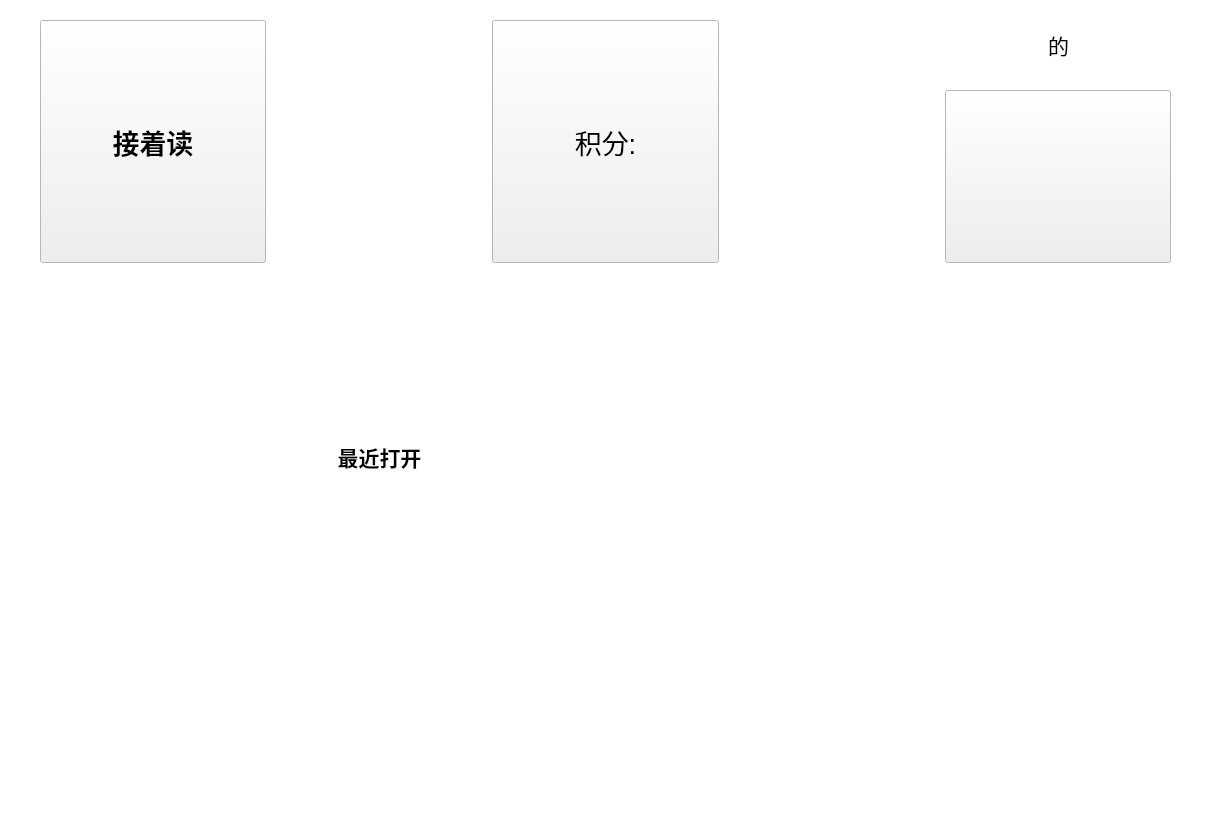
<?xml version="1.0" encoding="UTF-8"?>
<ui version="4.0">
 <class>IndexPage</class>
 <widget class="QWidget" name="IndexPage">
  <property name="geometry">
   <rect>
    <x>0</x>
    <y>0</y>
    <width>1211</width>
    <height>815</height>
   </rect>
  </property>
  <property name="windowTitle">
   <string>Form</string>
  </property>
  <layout class="QGridLayout" name="gridLayout">
   <property name="leftMargin">
    <number>0</number>
   </property>
   <property name="topMargin">
    <number>0</number>
   </property>
   <property name="rightMargin">
    <number>0</number>
   </property>
   <property name="bottomMargin">
    <number>0</number>
   </property>
   <property name="spacing">
    <number>0</number>
   </property>
   <item row="0" column="0">
    <widget class="QStackedWidget" name="index_pages">
     <property name="currentIndex">
      <number>0</number>
     </property>
     <widget class="QWidget" name="main_page">
      <property name="palette">
       <palette>
        <active>
         <colorrole role="Base">
          <brush brushstyle="SolidPattern">
           <color alpha="255">
            <red>38</red>
            <green>39</green>
            <blue>40</blue>
           </color>
          </brush>
         </colorrole>
         <colorrole role="Window">
          <brush brushstyle="SolidPattern">
           <color alpha="255">
            <red>255</red>
            <green>255</green>
            <blue>255</blue>
           </color>
          </brush>
         </colorrole>
        </active>
        <inactive>
         <colorrole role="Base">
          <brush brushstyle="SolidPattern">
           <color alpha="255">
            <red>38</red>
            <green>39</green>
            <blue>40</blue>
           </color>
          </brush>
         </colorrole>
         <colorrole role="Window">
          <brush brushstyle="SolidPattern">
           <color alpha="255">
            <red>255</red>
            <green>255</green>
            <blue>255</blue>
           </color>
          </brush>
         </colorrole>
        </inactive>
        <disabled>
         <colorrole role="Base">
          <brush brushstyle="SolidPattern">
           <color alpha="255">
            <red>255</red>
            <green>255</green>
            <blue>255</blue>
           </color>
          </brush>
         </colorrole>
         <colorrole role="Window">
          <brush brushstyle="SolidPattern">
           <color alpha="255">
            <red>255</red>
            <green>255</green>
            <blue>255</blue>
           </color>
          </brush>
         </colorrole>
        </disabled>
       </palette>
      </property>
      <property name="autoFillBackground">
       <bool>true</bool>
      </property>
      <layout class="QGridLayout" name="main_page_layout">
       <property name="leftMargin">
        <number>0</number>
       </property>
       <property name="topMargin">
        <number>0</number>
       </property>
       <property name="rightMargin">
        <number>0</number>
       </property>
       <property name="bottomMargin">
        <number>0</number>
       </property>
       <property name="spacing">
        <number>0</number>
       </property>
       <item row="2" column="4" rowspan="4">
        <spacer name="horizontalSpacer_3">
         <property name="orientation">
          <enum>Qt::Horizontal</enum>
         </property>
         <property name="sizeType">
          <enum>QSizePolicy::MinimumExpanding</enum>
         </property>
         <property name="sizeHint" stdset="0">
          <size>
           <width>100</width>
           <height>20</height>
          </size>
         </property>
        </spacer>
       </item>
       <item row="2" column="3" rowspan="4">
        <widget class="QToolButton" name="score_btn">
         <property name="sizePolicy">
          <sizepolicy hsizetype="MinimumExpanding" vsizetype="Expanding">
           <horstretch>0</horstretch>
           <verstretch>0</verstretch>
          </sizepolicy>
         </property>
         <property name="minimumSize">
          <size>
           <width>150</width>
           <height>200</height>
          </size>
         </property>
         <property name="font">
          <font>
           <pointsize>20</pointsize>
          </font>
         </property>
         <property name="focusPolicy">
          <enum>Qt::NoFocus</enum>
         </property>
         <property name="text">
          <string>积分:</string>
         </property>
         <property name="icon">
          <iconset resource="Resources.qrc">
           <normaloff>:/images/score</normaloff>:/images/score</iconset>
         </property>
         <property name="iconSize">
          <size>
           <width>100</width>
           <height>100</height>
          </size>
         </property>
         <property name="toolButtonStyle">
          <enum>Qt::ToolButtonTextUnderIcon</enum>
         </property>
        </widget>
       </item>
       <item row="4" column="7">
        <widget class="QToolButton" name="settings_btn">
         <property name="sizePolicy">
          <sizepolicy hsizetype="MinimumExpanding" vsizetype="Expanding">
           <horstretch>0</horstretch>
           <verstretch>0</verstretch>
          </sizepolicy>
         </property>
         <property name="minimumSize">
          <size>
           <width>150</width>
           <height>150</height>
          </size>
         </property>
         <property name="font">
          <font>
           <pointsize>20</pointsize>
          </font>
         </property>
         <property name="focusPolicy">
          <enum>Qt::NoFocus</enum>
         </property>
         <property name="icon">
          <iconset resource="Resources.qrc">
           <normaloff>:/images/settings</normaloff>:/images/settings</iconset>
         </property>
         <property name="iconSize">
          <size>
           <width>100</width>
           <height>100</height>
          </size>
         </property>
         <property name="toolButtonStyle">
          <enum>Qt::ToolButtonIconOnly</enum>
         </property>
        </widget>
       </item>
       <item row="2" column="1" rowspan="4">
        <widget class="QToolButton" name="continue_btn">
         <property name="sizePolicy">
          <sizepolicy hsizetype="MinimumExpanding" vsizetype="Expanding">
           <horstretch>0</horstretch>
           <verstretch>0</verstretch>
          </sizepolicy>
         </property>
         <property name="minimumSize">
          <size>
           <width>0</width>
           <height>0</height>
          </size>
         </property>
         <property name="font">
          <font>
           <pointsize>20</pointsize>
           <weight>75</weight>
           <bold>true</bold>
          </font>
         </property>
         <property name="focusPolicy">
          <enum>Qt::NoFocus</enum>
         </property>
         <property name="text">
          <string>接着读</string>
         </property>
         <property name="icon">
          <iconset resource="Resources.qrc">
           <normaloff>:/images/continue</normaloff>:/images/continue</iconset>
         </property>
         <property name="iconSize">
          <size>
           <width>100</width>
           <height>100</height>
          </size>
         </property>
         <property name="toolButtonStyle">
          <enum>Qt::ToolButtonTextUnderIcon</enum>
         </property>
        </widget>
       </item>
       <item row="2" column="2" rowspan="3">
        <spacer name="horizontalSpacer_4">
         <property name="orientation">
          <enum>Qt::Horizontal</enum>
         </property>
         <property name="sizeHint" stdset="0">
          <size>
           <width>40</width>
           <height>20</height>
          </size>
         </property>
        </spacer>
       </item>
       <item row="7" column="1" colspan="3">
        <widget class="QWidget" name="recent_books" native="true">
         <layout class="QVBoxLayout" name="verticalLayout_3">
          <property name="spacing">
           <number>0</number>
          </property>
          <property name="leftMargin">
           <number>0</number>
          </property>
          <property name="topMargin">
           <number>0</number>
          </property>
          <property name="rightMargin">
           <number>0</number>
          </property>
          <property name="bottomMargin">
           <number>0</number>
          </property>
          <item>
           <spacer name="verticalSpacer">
            <property name="orientation">
             <enum>Qt::Vertical</enum>
            </property>
            <property name="sizeType">
             <enum>QSizePolicy::Fixed</enum>
            </property>
            <property name="sizeHint" stdset="0">
             <size>
              <width>20</width>
              <height>6</height>
             </size>
            </property>
           </spacer>
          </item>
          <item>
           <widget class="QLabel" name="recent_books_label">
            <property name="font">
             <font>
              <pointsize>16</pointsize>
              <weight>75</weight>
              <bold>true</bold>
             </font>
            </property>
            <property name="text">
             <string>最近打开</string>
            </property>
            <property name="alignment">
             <set>Qt::AlignCenter</set>
            </property>
           </widget>
          </item>
          <item>
           <spacer name="verticalSpacer_2">
            <property name="orientation">
             <enum>Qt::Vertical</enum>
            </property>
            <property name="sizeType">
             <enum>QSizePolicy::Fixed</enum>
            </property>
            <property name="sizeHint" stdset="0">
             <size>
              <width>20</width>
              <height>5</height>
             </size>
            </property>
           </spacer>
          </item>
          <item>
           <widget class="PicBookCoverBox" name="recent_books_box" native="true">
            <property name="minimumSize">
             <size>
              <width>300</width>
              <height>300</height>
             </size>
            </property>
           </widget>
          </item>
         </layout>
        </widget>
       </item>
       <item row="2" column="0" rowspan="6">
        <spacer name="horizontalSpacer">
         <property name="orientation">
          <enum>Qt::Horizontal</enum>
         </property>
         <property name="sizeType">
          <enum>QSizePolicy::Fixed</enum>
         </property>
         <property name="sizeHint" stdset="0">
          <size>
           <width>40</width>
           <height>20</height>
          </size>
         </property>
        </spacer>
       </item>
       <item row="3" column="7">
        <spacer name="verticalSpacer_6">
         <property name="orientation">
          <enum>Qt::Vertical</enum>
         </property>
         <property name="sizeType">
          <enum>QSizePolicy::Fixed</enum>
         </property>
         <property name="sizeHint" stdset="0">
          <size>
           <width>20</width>
           <height>20</height>
          </size>
         </property>
        </spacer>
       </item>
       <item row="6" column="1" colspan="3">
        <spacer name="verticalSpacer_5">
         <property name="orientation">
          <enum>Qt::Vertical</enum>
         </property>
         <property name="sizeType">
          <enum>QSizePolicy::MinimumExpanding</enum>
         </property>
         <property name="sizeHint" stdset="0">
          <size>
           <width>20</width>
           <height>100</height>
          </size>
         </property>
        </spacer>
       </item>
       <item row="8" column="1" colspan="3">
        <spacer name="verticalSpacer_4">
         <property name="orientation">
          <enum>Qt::Vertical</enum>
         </property>
         <property name="sizeType">
          <enum>QSizePolicy::Fixed</enum>
         </property>
         <property name="sizeHint" stdset="0">
          <size>
           <width>596</width>
           <height>37</height>
          </size>
         </property>
        </spacer>
       </item>
       <item row="0" column="1" colspan="3">
        <spacer name="verticalSpacer_3">
         <property name="orientation">
          <enum>Qt::Vertical</enum>
         </property>
         <property name="sizeType">
          <enum>QSizePolicy::Fixed</enum>
         </property>
         <property name="sizeHint" stdset="0">
          <size>
           <width>20</width>
           <height>20</height>
          </size>
         </property>
        </spacer>
       </item>
       <item row="2" column="7">
        <widget class="QWidget" name="owner_info" native="true">
         <property name="sizePolicy">
          <sizepolicy hsizetype="MinimumExpanding" vsizetype="Fixed">
           <horstretch>0</horstretch>
           <verstretch>0</verstretch>
          </sizepolicy>
         </property>
         <property name="minimumSize">
          <size>
           <width>150</width>
           <height>50</height>
          </size>
         </property>
         <layout class="QHBoxLayout" name="horizontalLayout">
          <property name="spacing">
           <number>0</number>
          </property>
          <property name="leftMargin">
           <number>0</number>
          </property>
          <property name="topMargin">
           <number>0</number>
          </property>
          <property name="rightMargin">
           <number>0</number>
          </property>
          <property name="bottomMargin">
           <number>0</number>
          </property>
          <item>
           <spacer name="horizontalSpacer_14">
            <property name="orientation">
             <enum>Qt::Horizontal</enum>
            </property>
            <property name="sizeHint" stdset="0">
             <size>
              <width>40</width>
              <height>20</height>
             </size>
            </property>
           </spacer>
          </item>
          <item>
           <widget class="QLabel" name="owner_label">
            <property name="sizePolicy">
             <sizepolicy hsizetype="Expanding" vsizetype="Preferred">
              <horstretch>0</horstretch>
              <verstretch>0</verstretch>
             </sizepolicy>
            </property>
            <property name="minimumSize">
             <size>
              <width>0</width>
              <height>50</height>
             </size>
            </property>
            <property name="font">
             <font>
              <pointsize>16</pointsize>
             </font>
            </property>
            <property name="text">
             <string/>
            </property>
            <property name="alignment">
             <set>Qt::AlignRight|Qt::AlignTrailing|Qt::AlignVCenter</set>
            </property>
           </widget>
          </item>
          <item>
           <widget class="QLabel" name="conj_label">
            <property name="sizePolicy">
             <sizepolicy hsizetype="Preferred" vsizetype="Preferred">
              <horstretch>0</horstretch>
              <verstretch>0</verstretch>
             </sizepolicy>
            </property>
            <property name="minimumSize">
             <size>
              <width>0</width>
              <height>50</height>
             </size>
            </property>
            <property name="font">
             <font>
              <pointsize>16</pointsize>
             </font>
            </property>
            <property name="text">
             <string>的</string>
            </property>
           </widget>
          </item>
          <item>
           <widget class="QLabel" name="equip_label">
            <property name="sizePolicy">
             <sizepolicy hsizetype="Expanding" vsizetype="Preferred">
              <horstretch>0</horstretch>
              <verstretch>0</verstretch>
             </sizepolicy>
            </property>
            <property name="minimumSize">
             <size>
              <width>0</width>
              <height>50</height>
             </size>
            </property>
            <property name="font">
             <font>
              <pointsize>16</pointsize>
             </font>
            </property>
            <property name="text">
             <string/>
            </property>
           </widget>
          </item>
          <item>
           <spacer name="horizontalSpacer_13">
            <property name="orientation">
             <enum>Qt::Horizontal</enum>
            </property>
            <property name="sizeHint" stdset="0">
             <size>
              <width>40</width>
              <height>20</height>
             </size>
            </property>
           </spacer>
          </item>
         </layout>
        </widget>
       </item>
       <item row="2" column="8" rowspan="4">
        <spacer name="horizontalSpacer_2">
         <property name="orientation">
          <enum>Qt::Horizontal</enum>
         </property>
         <property name="sizeType">
          <enum>QSizePolicy::Fixed</enum>
         </property>
         <property name="sizeHint" stdset="0">
          <size>
           <width>40</width>
           <height>20</height>
          </size>
         </property>
        </spacer>
       </item>
       <item row="6" column="4" rowspan="3" colspan="5">
        <widget class="QLabel" name="index_bg_label">
         <property name="text">
          <string/>
         </property>
         <property name="pixmap">
          <pixmap resource="Resources.qrc">:/images/index_bg</pixmap>
         </property>
         <property name="scaledContents">
          <bool>true</bool>
         </property>
         <property name="alignment">
          <set>Qt::AlignCenter</set>
         </property>
        </widget>
       </item>
      </layout>
     </widget>
     <widget class="QWidget" name="settings_page">
      <property name="palette">
       <palette>
        <active>
         <colorrole role="Base">
          <brush brushstyle="SolidPattern">
           <color alpha="255">
            <red>38</red>
            <green>39</green>
            <blue>40</blue>
           </color>
          </brush>
         </colorrole>
         <colorrole role="Window">
          <brush brushstyle="SolidPattern">
           <color alpha="255">
            <red>239</red>
            <green>246</green>
            <blue>255</blue>
           </color>
          </brush>
         </colorrole>
        </active>
        <inactive>
         <colorrole role="Base">
          <brush brushstyle="SolidPattern">
           <color alpha="255">
            <red>38</red>
            <green>39</green>
            <blue>40</blue>
           </color>
          </brush>
         </colorrole>
         <colorrole role="Window">
          <brush brushstyle="SolidPattern">
           <color alpha="255">
            <red>239</red>
            <green>246</green>
            <blue>255</blue>
           </color>
          </brush>
         </colorrole>
        </inactive>
        <disabled>
         <colorrole role="Base">
          <brush brushstyle="SolidPattern">
           <color alpha="255">
            <red>239</red>
            <green>246</green>
            <blue>255</blue>
           </color>
          </brush>
         </colorrole>
         <colorrole role="Window">
          <brush brushstyle="SolidPattern">
           <color alpha="255">
            <red>239</red>
            <green>246</green>
            <blue>255</blue>
           </color>
          </brush>
         </colorrole>
        </disabled>
       </palette>
      </property>
      <property name="autoFillBackground">
       <bool>true</bool>
      </property>
      <layout class="QGridLayout" name="gridLayout_3">
       <property name="leftMargin">
        <number>30</number>
       </property>
       <property name="topMargin">
        <number>30</number>
       </property>
       <property name="rightMargin">
        <number>30</number>
       </property>
       <property name="bottomMargin">
        <number>30</number>
       </property>
       <property name="spacing">
        <number>0</number>
       </property>
       <item row="1" column="1" colspan="5">
        <spacer name="verticalSpacer_8">
         <property name="orientation">
          <enum>Qt::Vertical</enum>
         </property>
         <property name="sizeType">
          <enum>QSizePolicy::Fixed</enum>
         </property>
         <property name="sizeHint" stdset="0">
          <size>
           <width>20</width>
           <height>40</height>
          </size>
         </property>
        </spacer>
       </item>
       <item row="3" column="1" colspan="2">
        <spacer name="verticalSpacer_7">
         <property name="orientation">
          <enum>Qt::Vertical</enum>
         </property>
         <property name="sizeHint" stdset="0">
          <size>
           <width>20</width>
           <height>40</height>
          </size>
         </property>
        </spacer>
       </item>
       <item row="0" column="4">
        <spacer name="horizontalSpacer_7">
         <property name="orientation">
          <enum>Qt::Horizontal</enum>
         </property>
         <property name="sizeHint" stdset="0">
          <size>
           <width>40</width>
           <height>20</height>
          </size>
         </property>
        </spacer>
       </item>
       <item row="0" column="1">
        <widget class="QLabel" name="title_icon">
         <property name="sizePolicy">
          <sizepolicy hsizetype="Fixed" vsizetype="Fixed">
           <horstretch>0</horstretch>
           <verstretch>0</verstretch>
          </sizepolicy>
         </property>
         <property name="minimumSize">
          <size>
           <width>60</width>
           <height>60</height>
          </size>
         </property>
         <property name="maximumSize">
          <size>
           <width>60</width>
           <height>60</height>
          </size>
         </property>
         <property name="text">
          <string/>
         </property>
         <property name="pixmap">
          <pixmap resource="Resources.qrc">:/images/settings</pixmap>
         </property>
         <property name="scaledContents">
          <bool>true</bool>
         </property>
        </widget>
       </item>
       <item row="2" column="1" colspan="3">
        <widget class="QWidget" name="main_settings" native="true">
         <property name="sizePolicy">
          <sizepolicy hsizetype="Maximum" vsizetype="Maximum">
           <horstretch>0</horstretch>
           <verstretch>0</verstretch>
          </sizepolicy>
         </property>
         <property name="minimumSize">
          <size>
           <width>400</width>
           <height>250</height>
          </size>
         </property>
         <layout class="QGridLayout" name="gridLayout_2">
          <property name="leftMargin">
           <number>20</number>
          </property>
          <property name="topMargin">
           <number>20</number>
          </property>
          <property name="rightMargin">
           <number>20</number>
          </property>
          <property name="bottomMargin">
           <number>20</number>
          </property>
          <property name="horizontalSpacing">
           <number>0</number>
          </property>
          <property name="verticalSpacing">
           <number>15</number>
          </property>
          <item row="0" column="0" colspan="2">
           <widget class="QLabel" name="my_equip_label">
            <property name="sizePolicy">
             <sizepolicy hsizetype="Expanding" vsizetype="Fixed">
              <horstretch>0</horstretch>
              <verstretch>0</verstretch>
             </sizepolicy>
            </property>
            <property name="minimumSize">
             <size>
              <width>0</width>
              <height>40</height>
             </size>
            </property>
            <property name="font">
             <font>
              <pointsize>18</pointsize>
              <weight>75</weight>
              <bold>true</bold>
             </font>
            </property>
            <property name="text">
             <string>我的设备</string>
            </property>
           </widget>
          </item>
          <item row="3" column="0" colspan="3">
           <widget class="Line" name="line">
            <property name="frameShadow">
             <enum>QFrame::Plain</enum>
            </property>
            <property name="midLineWidth">
             <number>0</number>
            </property>
            <property name="orientation">
             <enum>Qt::Horizontal</enum>
            </property>
           </widget>
          </item>
          <item row="5" column="0" colspan="3">
           <widget class="Line" name="line_2">
            <property name="frameShadow">
             <enum>QFrame::Plain</enum>
            </property>
            <property name="midLineWidth">
             <number>0</number>
            </property>
            <property name="orientation">
             <enum>Qt::Horizontal</enum>
            </property>
           </widget>
          </item>
          <item row="4" column="2">
           <widget class="QLineEdit" name="equip_name_line_edit">
            <property name="font">
             <font>
              <pointsize>12</pointsize>
             </font>
            </property>
            <property name="text">
             <string/>
            </property>
            <property name="maxLength">
             <number>10</number>
            </property>
            <property name="alignment">
             <set>Qt::AlignRight|Qt::AlignTrailing|Qt::AlignVCenter</set>
            </property>
           </widget>
          </item>
          <item row="2" column="1">
           <spacer name="horizontalSpacer_5">
            <property name="orientation">
             <enum>Qt::Horizontal</enum>
            </property>
            <property name="sizeHint" stdset="0">
             <size>
              <width>40</width>
              <height>20</height>
             </size>
            </property>
           </spacer>
          </item>
          <item row="4" column="0">
           <widget class="QLabel" name="equip_name_label">
            <property name="font">
             <font>
              <pointsize>14</pointsize>
              <weight>75</weight>
              <bold>true</bold>
             </font>
            </property>
            <property name="text">
             <string>设备名称</string>
            </property>
           </widget>
          </item>
          <item row="2" column="0">
           <widget class="QLabel" name="username_label">
            <property name="font">
             <font>
              <pointsize>14</pointsize>
              <weight>75</weight>
              <bold>true</bold>
             </font>
            </property>
            <property name="text">
             <string>用户昵称</string>
            </property>
           </widget>
          </item>
          <item row="1" column="0">
           <spacer name="verticalSpacer_9">
            <property name="orientation">
             <enum>Qt::Vertical</enum>
            </property>
            <property name="sizeType">
             <enum>QSizePolicy::Fixed</enum>
            </property>
            <property name="sizeHint" stdset="0">
             <size>
              <width>20</width>
              <height>10</height>
             </size>
            </property>
           </spacer>
          </item>
          <item row="2" column="2">
           <widget class="QLineEdit" name="username_line_edit">
            <property name="font">
             <font>
              <pointsize>12</pointsize>
             </font>
            </property>
            <property name="text">
             <string/>
            </property>
            <property name="maxLength">
             <number>10</number>
            </property>
            <property name="alignment">
             <set>Qt::AlignRight|Qt::AlignTrailing|Qt::AlignVCenter</set>
            </property>
           </widget>
          </item>
          <item row="6" column="0">
           <widget class="QLabel" name="choose_book_dir_label">
            <property name="font">
             <font>
              <pointsize>14</pointsize>
             </font>
            </property>
            <property name="text">
             <string>绘本路径</string>
            </property>
           </widget>
          </item>
          <item row="6" column="2">
           <widget class="QPushButton" name="choose_book_dir_btn">
            <property name="font">
             <font>
              <pointsize>12</pointsize>
             </font>
            </property>
            <property name="cursor">
             <cursorShape>PointingHandCursor</cursorShape>
            </property>
            <property name="focusPolicy">
             <enum>Qt::NoFocus</enum>
            </property>
            <property name="text">
             <string>选择文件夹...</string>
            </property>
           </widget>
          </item>
         </layout>
        </widget>
       </item>
       <item row="0" column="5">
        <widget class="QToolButton" name="settings_page_return_btn">
         <property name="sizePolicy">
          <sizepolicy hsizetype="Maximum" vsizetype="Maximum">
           <horstretch>0</horstretch>
           <verstretch>0</verstretch>
          </sizepolicy>
         </property>
         <property name="focusPolicy">
          <enum>Qt::NoFocus</enum>
         </property>
         <property name="text">
          <string/>
         </property>
         <property name="icon">
          <iconset resource="Resources.qrc">
           <normaloff>:/images/return</normaloff>:/images/return</iconset>
         </property>
         <property name="iconSize">
          <size>
           <width>60</width>
           <height>60</height>
          </size>
         </property>
        </widget>
       </item>
       <item row="0" column="2" colspan="2">
        <widget class="QLabel" name="title_label">
         <property name="sizePolicy">
          <sizepolicy hsizetype="Minimum" vsizetype="Minimum">
           <horstretch>0</horstretch>
           <verstretch>0</verstretch>
          </sizepolicy>
         </property>
         <property name="font">
          <font>
           <pointsize>19</pointsize>
          </font>
         </property>
         <property name="text">
          <string>系统设置</string>
         </property>
        </widget>
       </item>
       <item row="2" column="4" colspan="2">
        <spacer name="horizontalSpacer_6">
         <property name="orientation">
          <enum>Qt::Horizontal</enum>
         </property>
         <property name="sizeHint" stdset="0">
          <size>
           <width>40</width>
           <height>20</height>
          </size>
         </property>
        </spacer>
       </item>
      </layout>
     </widget>
     <widget class="QWidget" name="score_page">
      <property name="palette">
       <palette>
        <active>
         <colorrole role="Base">
          <brush brushstyle="SolidPattern">
           <color alpha="255">
            <red>38</red>
            <green>39</green>
            <blue>40</blue>
           </color>
          </brush>
         </colorrole>
         <colorrole role="Window">
          <brush brushstyle="SolidPattern">
           <color alpha="255">
            <red>239</red>
            <green>246</green>
            <blue>255</blue>
           </color>
          </brush>
         </colorrole>
        </active>
        <inactive>
         <colorrole role="Base">
          <brush brushstyle="SolidPattern">
           <color alpha="255">
            <red>38</red>
            <green>39</green>
            <blue>40</blue>
           </color>
          </brush>
         </colorrole>
         <colorrole role="Window">
          <brush brushstyle="SolidPattern">
           <color alpha="255">
            <red>239</red>
            <green>246</green>
            <blue>255</blue>
           </color>
          </brush>
         </colorrole>
        </inactive>
        <disabled>
         <colorrole role="Base">
          <brush brushstyle="SolidPattern">
           <color alpha="255">
            <red>239</red>
            <green>246</green>
            <blue>255</blue>
           </color>
          </brush>
         </colorrole>
         <colorrole role="Window">
          <brush brushstyle="SolidPattern">
           <color alpha="255">
            <red>239</red>
            <green>246</green>
            <blue>255</blue>
           </color>
          </brush>
         </colorrole>
        </disabled>
       </palette>
      </property>
      <property name="autoFillBackground">
       <bool>true</bool>
      </property>
      <layout class="QGridLayout" name="gridLayout_4">
       <property name="leftMargin">
        <number>0</number>
       </property>
       <property name="topMargin">
        <number>0</number>
       </property>
       <property name="rightMargin">
        <number>0</number>
       </property>
       <property name="bottomMargin">
        <number>0</number>
       </property>
       <property name="spacing">
        <number>0</number>
       </property>
       <item row="4" column="2">
        <spacer name="verticalSpacer_14">
         <property name="orientation">
          <enum>Qt::Vertical</enum>
         </property>
         <property name="sizeHint" stdset="0">
          <size>
           <width>20</width>
           <height>40</height>
          </size>
         </property>
        </spacer>
       </item>
       <item row="0" column="2" colspan="5">
        <spacer name="verticalSpacer_12">
         <property name="orientation">
          <enum>Qt::Vertical</enum>
         </property>
         <property name="sizeType">
          <enum>QSizePolicy::Fixed</enum>
         </property>
         <property name="sizeHint" stdset="0">
          <size>
           <width>20</width>
           <height>40</height>
          </size>
         </property>
        </spacer>
       </item>
       <item row="3" column="0" colspan="2">
        <spacer name="horizontalSpacer_10">
         <property name="orientation">
          <enum>Qt::Horizontal</enum>
         </property>
         <property name="sizeHint" stdset="0">
          <size>
           <width>40</width>
           <height>20</height>
          </size>
         </property>
        </spacer>
       </item>
       <item row="1" column="0">
        <spacer name="horizontalSpacer_12">
         <property name="orientation">
          <enum>Qt::Horizontal</enum>
         </property>
         <property name="sizeType">
          <enum>QSizePolicy::Fixed</enum>
         </property>
         <property name="sizeHint" stdset="0">
          <size>
           <width>40</width>
           <height>20</height>
          </size>
         </property>
        </spacer>
       </item>
       <item row="3" column="3">
        <spacer name="horizontalSpacer_11">
         <property name="orientation">
          <enum>Qt::Horizontal</enum>
         </property>
         <property name="sizeHint" stdset="0">
          <size>
           <width>40</width>
           <height>20</height>
          </size>
         </property>
        </spacer>
       </item>
       <item row="2" column="2">
        <spacer name="verticalSpacer_13">
         <property name="orientation">
          <enum>Qt::Vertical</enum>
         </property>
         <property name="sizeHint" stdset="0">
          <size>
           <width>20</width>
           <height>40</height>
          </size>
         </property>
        </spacer>
       </item>
       <item row="1" column="1">
        <widget class="QToolButton" name="score_page_return_btn">
         <property name="sizePolicy">
          <sizepolicy hsizetype="Preferred" vsizetype="Preferred">
           <horstretch>0</horstretch>
           <verstretch>0</verstretch>
          </sizepolicy>
         </property>
         <property name="focusPolicy">
          <enum>Qt::NoFocus</enum>
         </property>
         <property name="text">
          <string/>
         </property>
         <property name="icon">
          <iconset resource="Resources.qrc">
           <normaloff>:/images/return</normaloff>:/images/return</iconset>
         </property>
         <property name="iconSize">
          <size>
           <width>60</width>
           <height>60</height>
          </size>
         </property>
        </widget>
       </item>
       <item row="3" column="2">
        <widget class="QLabel" name="score_label">
         <property name="sizePolicy">
          <sizepolicy hsizetype="Fixed" vsizetype="Fixed">
           <horstretch>0</horstretch>
           <verstretch>0</verstretch>
          </sizepolicy>
         </property>
         <property name="minimumSize">
          <size>
           <width>300</width>
           <height>300</height>
          </size>
         </property>
         <property name="styleSheet">
          <string notr="true">border-image: url(:/images/apple);</string>
         </property>
         <property name="text">
          <string>&lt;br&gt;&lt;br&gt;&lt;br&gt;&lt;br&gt;&lt;font size=10&gt;1235&lt;/font&gt;&lt;br&gt;&lt;font size=5&gt;积分&lt;/font&gt;</string>
         </property>
         <property name="textFormat">
          <enum>Qt::AutoText</enum>
         </property>
         <property name="alignment">
          <set>Qt::AlignCenter</set>
         </property>
        </widget>
       </item>
       <item row="2" column="4" colspan="3">
        <spacer name="verticalSpacer_11">
         <property name="orientation">
          <enum>Qt::Vertical</enum>
         </property>
         <property name="sizeHint" stdset="0">
          <size>
           <width>20</width>
           <height>40</height>
          </size>
         </property>
        </spacer>
       </item>
       <item row="1" column="2" colspan="2">
        <spacer name="horizontalSpacer_8">
         <property name="orientation">
          <enum>Qt::Horizontal</enum>
         </property>
         <property name="sizeHint" stdset="0">
          <size>
           <width>40</width>
           <height>20</height>
          </size>
         </property>
        </spacer>
       </item>
       <item row="1" column="4">
        <widget class="QLabel" name="label">
         <property name="font">
          <font>
           <pointsize>26</pointsize>
           <weight>75</weight>
           <bold>true</bold>
          </font>
         </property>
         <property name="text">
          <string>积分池</string>
         </property>
         <property name="alignment">
          <set>Qt::AlignCenter</set>
         </property>
        </widget>
       </item>
       <item row="1" column="5" colspan="2">
        <spacer name="horizontalSpacer_9">
         <property name="orientation">
          <enum>Qt::Horizontal</enum>
         </property>
         <property name="sizeType">
          <enum>QSizePolicy::Fixed</enum>
         </property>
         <property name="sizeHint" stdset="0">
          <size>
           <width>40</width>
           <height>20</height>
          </size>
         </property>
        </spacer>
       </item>
       <item row="3" column="4" rowspan="2">
        <widget class="QLabel" name="tree_pic">
         <property name="text">
          <string/>
         </property>
         <property name="pixmap">
          <pixmap resource="Resources.qrc">:/images/tree</pixmap>
         </property>
        </widget>
       </item>
      </layout>
     </widget>
    </widget>
   </item>
  </layout>
 </widget>
 <customwidgets>
  <customwidget>
   <class>PicBookCoverBox</class>
   <extends>QWidget</extends>
   <header>PicBookCoverBox.h</header>
   <container>1</container>
  </customwidget>
 </customwidgets>
 <resources>
  <include location="Resources.qrc"/>
 </resources>
 <connections/>
</ui>
